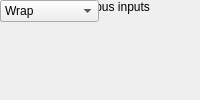
<?xml version="1.0" encoding="UTF-8"?>
<ui version="4.0">
 <class>MainWindow</class>
 <widget class="QMainWindow" name="MainWindow">
  <property name="windowTitle"><string>Complex Conjugate</string></property>
  <widget class="QWidget" name="centralwidget">
   <!-- NOTE: this is a simplified structural mirror of the generated
        <module>_ui.py, not a full round-trip Designer file. Regenerate
        both from the same spec if you need to edit layout by hand. -->
       <widget class="QLabel" name="label_n_inputs">
     <property name="text"><string>number simultaneous inputs</string></property>
    </widget>
       <widget class="QSpinBox" name="n_inputs"/>
       <widget class="QLabel" name="label_n_bits">
     <property name="text"><string>input bitwidth</string></property>
    </widget>
       <widget class="QSpinBox" name="n_bits"/>
       <widget class="QLabel" name="label_bin_pt">
     <property name="text"><string>input binary point</string></property>
    </widget>
       <widget class="QSpinBox" name="bin_pt"/>
       <widget class="QLabel" name="label_csp_latency">
     <property name="text"><string>latency</string></property>
    </widget>
       <widget class="QSpinBox" name="csp_latency"/>
       <widget class="QLabel" name="label_overflow">
     <property name="text"><string>overflow strategy</string></property>
    </widget>
       <widget class="QComboBox" name="overflow">
     <item><property name="text"><string>Wrap</string></property></item>
     <item><property name="text"><string>Saturate</string></property></item>
     <item><property name="text"><string>Flag as error</string></property></item>
    </widget>
  </widget>
 </widget>
 <resources/>
 <connections/>
</ui>
